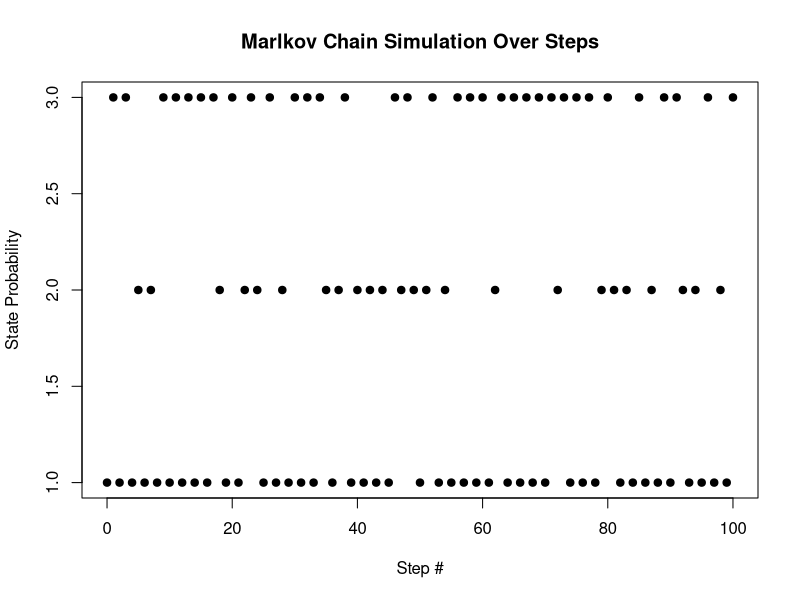
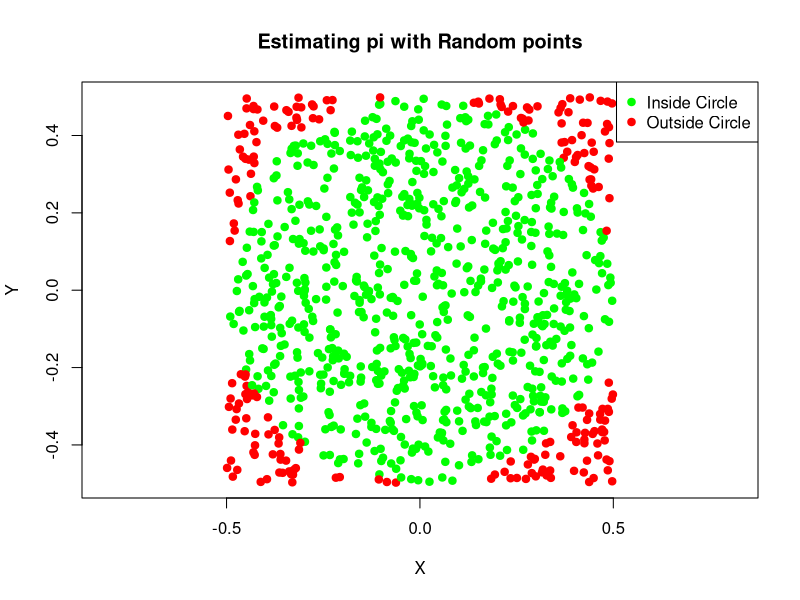

Here is the R script that generated these plots, in order: (Note: this script raises an error after producing the figures.)
## ---- chunk 1
# Libraries

# NOTE: if you do not have any of the below libraries installed, 
# un-comment the line and run it

# install.packages("rmarkdown")
library(rmarkdown)

# install.packages("ggplot2")
library(ggplot2)

# install.packages("lpSolve")
library(lpSolve)

# useful libraries not required for this assignment
# install.packages("patchwork")
# library(patchwork)

# install.packages("dplyr")
# library(dplyr)

# install.packages("tidyr")
# library(tidyr)

# install.packages("gapminder")
# library(gapminder)

## ---- chunk 2

pTrans <- matrix(c(
  0, 0.6, 0.8,
  0.3, 0, 0.2,
  0.7, 0.4, 0
), nrow = 3, byrow = TRUE)

pTrans
## ---- chunk 3
simMC <- function(tMatrix, start, numRow, numSteps) {
  states <- numeric(numSteps + 1) 
  states[1] <- sample(1:numRow, 1, prob = start)
  
  for (i in 1:numSteps) {
    states[i + 1] <- sample(1:numRow, 1, prob = tMatrix[, states[i]])
  }
  
  return(states)
}

x0 <- c(1, 0, 0) #start at A

set.seed(7)
totsim <- simMC(pTrans, x0, 3, 100)

plot(
  0:100 ,
  totsim,
  type = "p",
  pch = 19,
  lwd = 1,
  xlab = "Step #",
  ylab = "State Probability",
  main = "Marlkov Chain Simulation Over Steps"
)

## ---- chunk 4
eigenVals <- eigen(pTrans)
statDist <- eigenVals$vectors[,1]
statDist <- statDist / sum(statDist)
statDist
## ---- chunk 5
set.seed(7)

lgSim <- simMC(pTrans, x0, 3, 10000)

ed <- table(lgSim) / length(lgSim)

cat("Simulated distribution", ed, "\n")
cat("Theoretical distribution", statDist, "\n")
## ---- chunk 6
set.seed(7)
x <- runif(1000, -0.5, 0.5)
y <- runif(1000, -0.5, 0.5)

numI <- sum(x^2 + y^2 <= 0.25)

piE <- (numI / 250)
piE
## ---- chunk 7
set.seed(7)

ePi <- function(count) {
  x <- runif(count, -0.5, 0.5)
  y <- runif(count, -0.5, 0.5)
  
  numI <- sum(x ^ 2 + y ^ 2 <= 0.25)
  
  piE <- (numI / (count/4))
  piE
}

ePi(10000)
## ---- chunk 8
set.seed(7)
x <- runif(1000, -0.5, 0.5)
y <- runif(1000, -0.5, 0.5)

plot(
  x,
  y,
  col = ifelse(x ^ 2 + y ^ 2 <= 0.25 , "green", "red"),
  pch = 19,
  main = "Estimating pi with Random points",
  xlab = "X",
  ylab = "Y",
  asp = 1
)

legend(
  legend = c("Inside Circle", "Outside Circle"),
  col = c("green", "red"),
  pch = 19,
   "topright"
)

## ---- chunk 9
set.seed(7)
cat("Estimated Value of pi with 1000 random numbers", ePi(1000), "\n")
cat("Estimated Value of pi with 10000 random numbers", ePi(10000), "\n")
cat("Estimated Value of pi with 100000 random numbers", ePi(100000), "\n")
cat("Estimated Value of pi with 1000000 random numbers", ePi(1000000), "\n")
cat("Estimated Value of pi with 10000000 random numbers", ePi(10000000), "\n")
cat("Estimated Value of pi with 100000000 random numbers", ePi(100000000), "\n")

cat("True value of pi", 3.1415926)
## ---- chunk 10
# Objective Function
# Z <- 3 * x1 + 2 * x2

# Constraints
# 2 * x1 + x2 <= 20
# 4 * x1 + 5 * x2 >= -10
# x1 + 2 * x2 <= 15
# x1 >= 0 && x2 >= 0
## ---- chunk 11
objective <- c(3, 2)
constraints <- matrix(c(2, 1, 4, 5, 1, 2), nrow = 3, byrow = TRUE)
rhs <- c(20, -10, 15)
directions <- c("<=", ">=", "<=")
solution <- lp("max", objective, constraints, directions, rhs)

solution$solution
solution$objval
## ---- chunk 12
# Objective Function
# Z <- 4 * x1 + 3 * x2

# Constraints
# 3 * x1 + 2 * x2 <= 12
# x1 + x2 >= 1
# x1 >= 0 && x2 >= 0 && x1 %% 1 == 0 && x2 %% 1 == 0

## ---- chunk 13
objective <- c(4, 3)
constraints <- matrix(c(3, 2, 1, 1), nrow = 2, byrow = TRUE)
rhs <- c(12, 1)
directions <- c("<=", ">=")
solution <- lp("max", objective, constraints, directions, rhs, all.int = TRUE)

solution$solution
solution$objval
## ---- chunk 14
data <- c(5.1, 4.9, 5.7, 5.5, 5.0, 4.8, 5.2, 5.6, 4.7, 5.3)

bootstrapMean <- function(data, resamples) {
  n <- length(data)
  medians <- numeric(resamples)
  for (i in 1:resamples) {
    resample <- sample(data, n, replace = TRUE)
    medians[i] <- mean(resample)
  }
  return(medians)
}

set.seed(7)

BSMeans <- bootstrapMean(data, 10000)

head(BSMeans)
## ---- chunk 15
hist(BSMeans, main = "Histogram of Bootstrap Medians", xlab = "Median")
BSCI <- quantile(BSMeans, c(0.025, 0.975))
BSCI
## ---- chunk 16
mTCI <- mean(data)
sTCI <- sd(data)
nTCI <- length(data)
seTCI <- sTCI / sqrt(nTCI)
TCI <- mTCI + c(qnorm(0.025), qnorm(0.975)) * seTCI
print("Theoretical Confidence Interval")
TCI
print("Bootstrap Confidence Interval")
BSCI
## ---- chunk 17

set.seed(7)

SS <- sample(data, 5, replace = TRUE)
LS <- sample(data, 20, replace = TRUE)

SM <- bootstrapMean(SS, 10000)
LM <- bootstrapMean(LS, 10000)

SCI <- quantile(SM, c(0.025, 0.975))
LCI <- quantile(LM, c(0.025, 0.975))

list(SmallCI = SCI, LargeCI = LCI)

## ---- chunk 18

## ---- chunk 19

## ---- chunk 20

## ---- chunk 21
